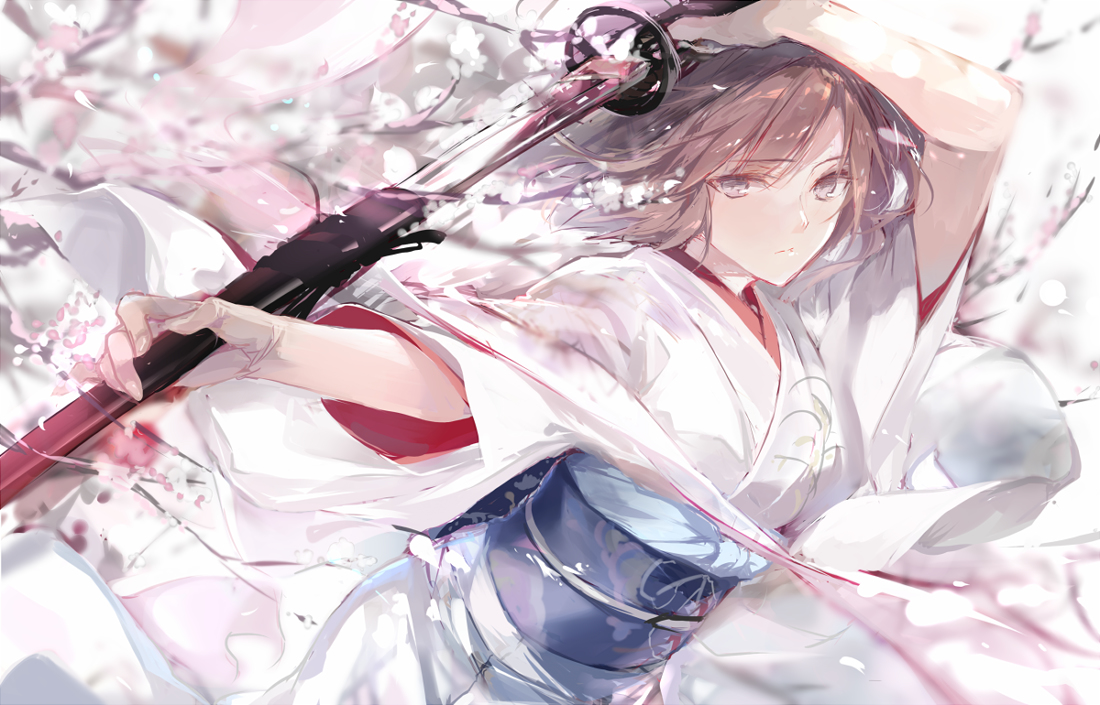
#> input picture images/shiki.jpg, 1100 x 705 px, found by its file name
$ python opencv_basic4_histgram_of_images.py
#> lines starting #> are read from the running program, lines starting #| are printed output that depends on the picture
import cv2
import numpy as np
from matplotlib import pyplot as plt

image = cv2.imread('images/shiki.jpg')
#> image is the input picture: shape (705, 1100, 3); mean B, G, R 206.3, 198.8, 213.1

# cal image b number
histgram = cv2.calcHist([image], [0], None, [256], [0, 256])
#> histgram = 256 values, max 73926 at index 254, min 0 at index 3, mean 3029.3

# show image data as histgram by matplotlib
# plt.bar(range(256), histgram.ravel() )
B, G, R = cv2.split(image)
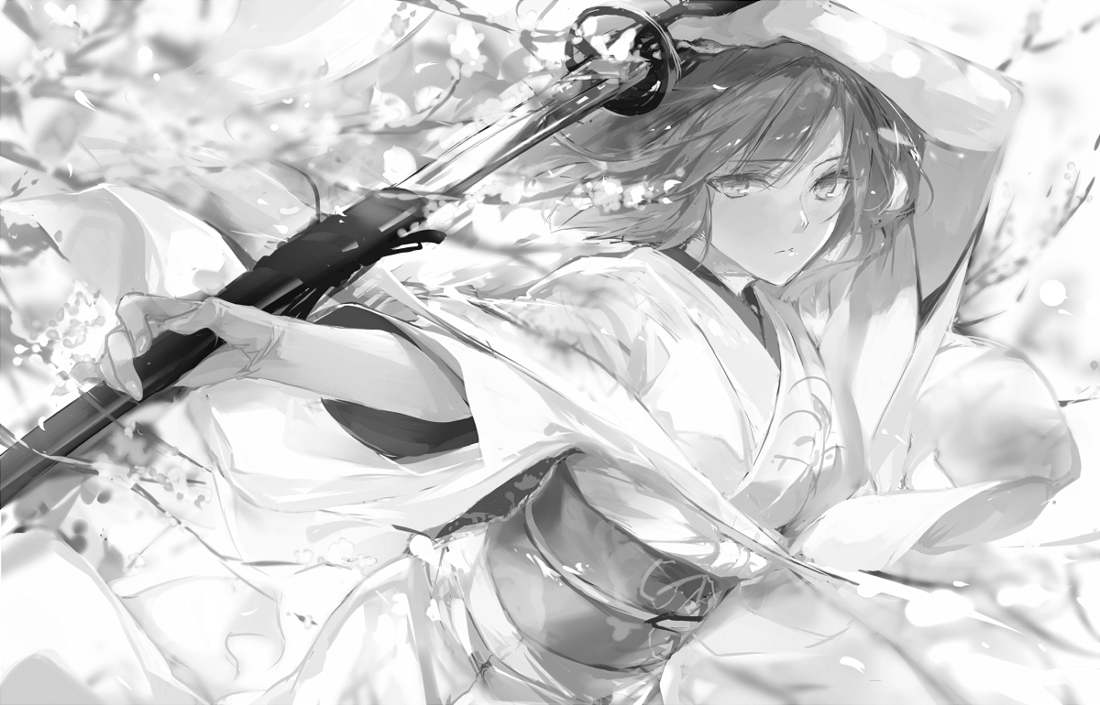
#> B: shape (705, 1100); min 0, max 255, mean 206.3
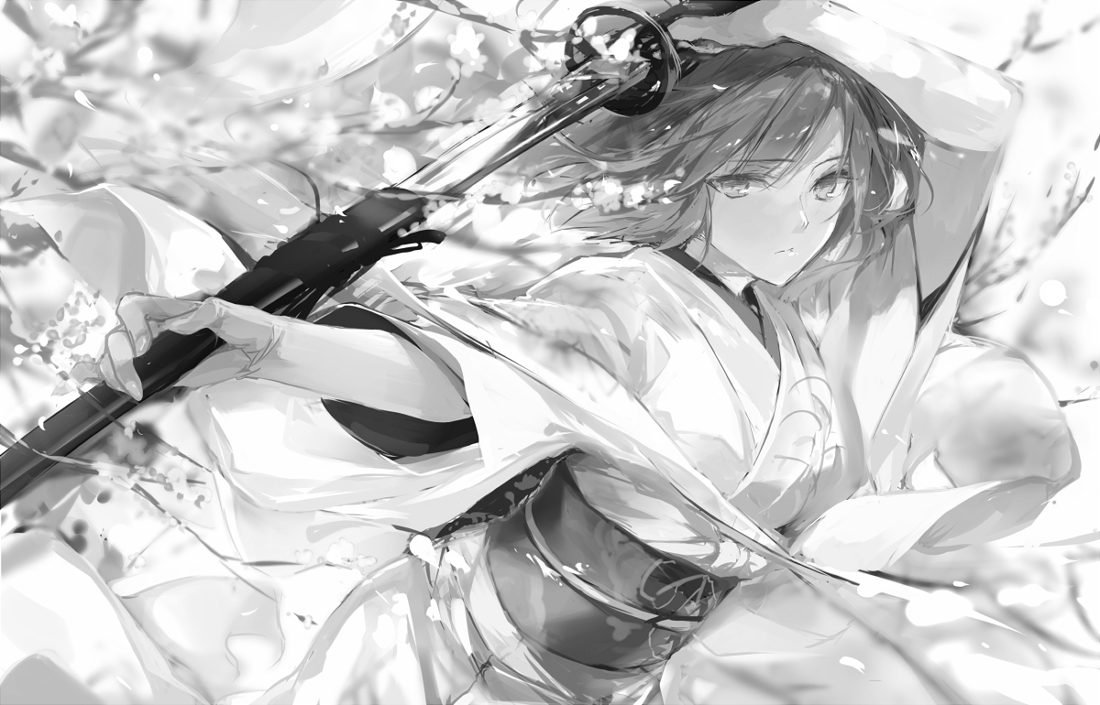
#> G: shape (705, 1100); min 0, max 255, mean 198.8
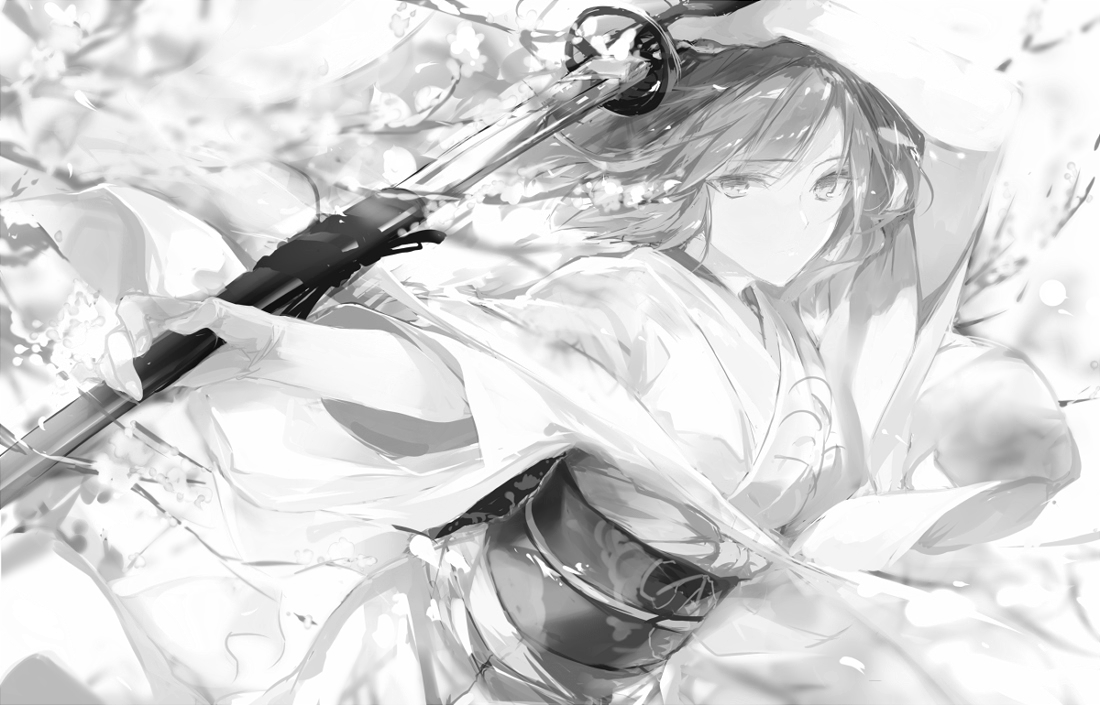
#> R: shape (705, 1100); min 0, max 255, mean 213.1
# plt.hist(B.ravel(), 256, [0, 256])
plt.show()

# show image data as plot by matplotlib
colors = ['b','g', 'r']
for i, color in enumerate(colors):
  histgram2 = cv2.calcHist([image], [i], None, [256], [0, 256])
  plt.plot(histgram2, color=color)
  plt.xlim([0, 256])

plt.show()
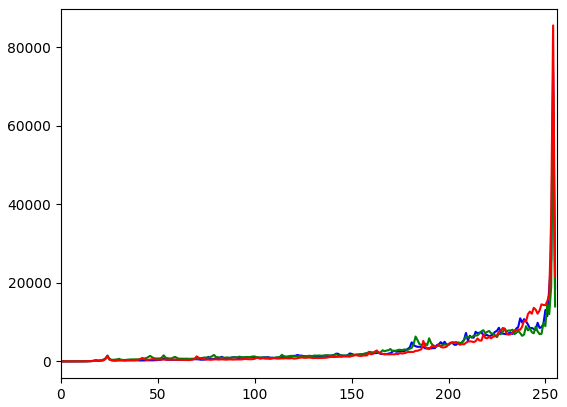
#> figure drawn by matplotlib, 1 panel; curve peaks at x = 254, y = 73926; curve peaks at x = 254, y = 68868; curve peaks at x = 254, y = 85624

$ run again, with images/crist2.jpg copied over images/shiki.jpg
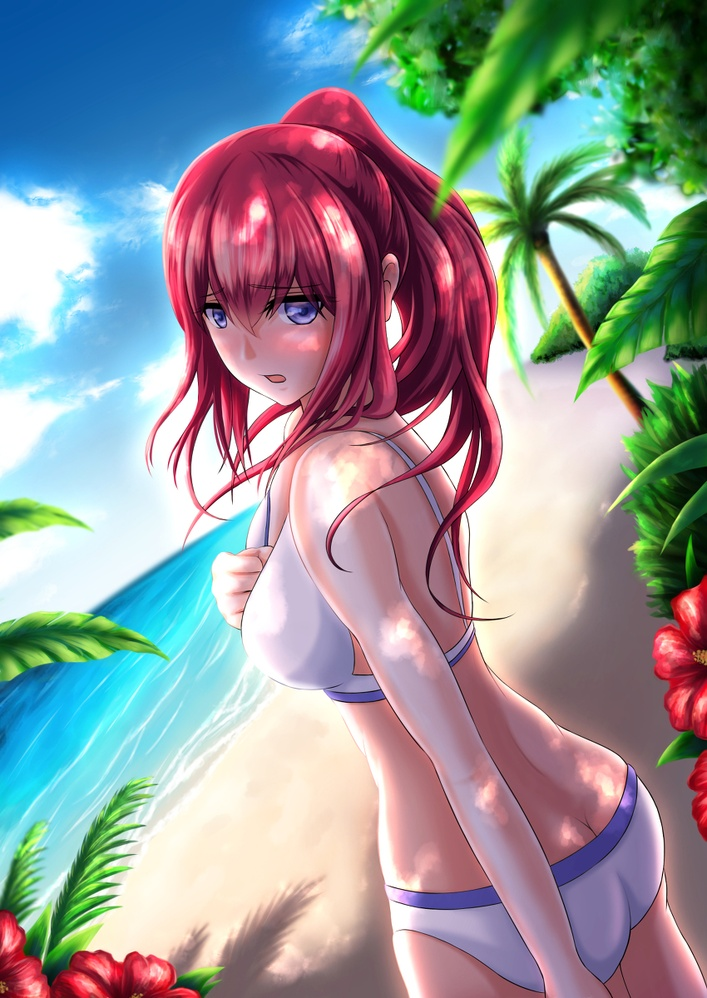
#> input picture images/crist2.jpg, 707 x 998 px, shrunk from 850 x 1200 before the run, found by its file name
#> image is the input picture: shape (998, 707, 3); mean B, G, R 154.2, 152.5, 147.2
#> histgram = 256 values, max 40335 at index 255, min 874 at index 1, mean 2756.2
#> `B, G, R = cv2.split(image)`:
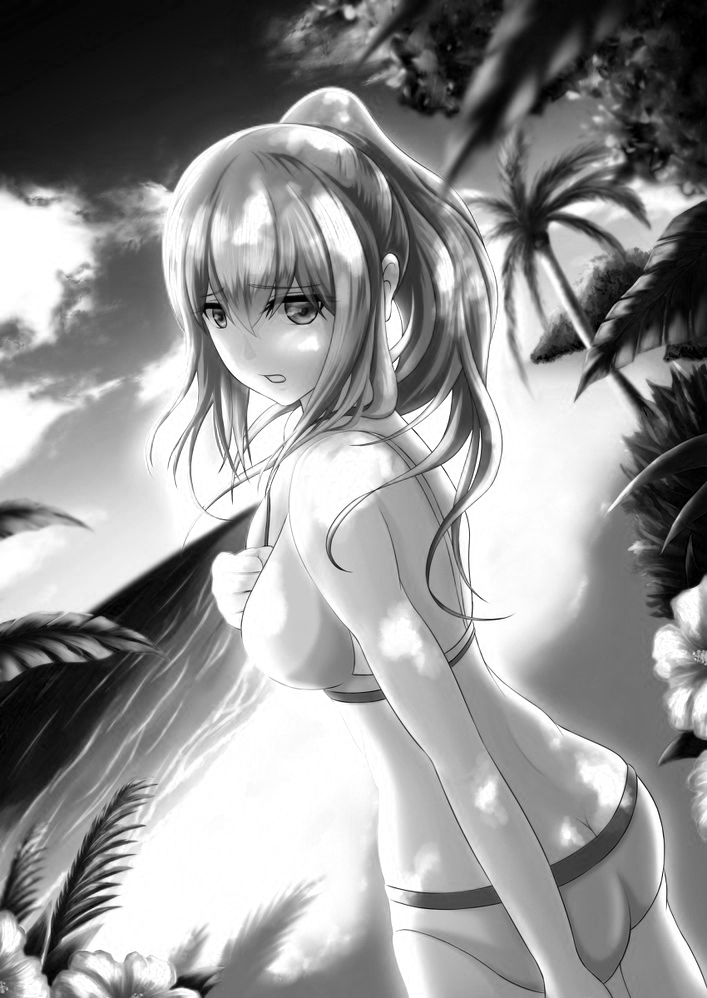
#> R: shape (998, 707); min 0, max 255, mean 147.2
#> `plt.show()`:
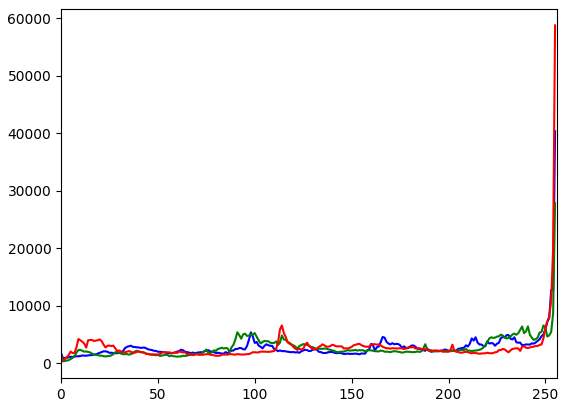
#> figure drawn by matplotlib, 1 panel; curve peaks at x = 255, y = 40335; curve peaks at x = 255, y = 27823; curve peaks at x = 255, y = 58743
